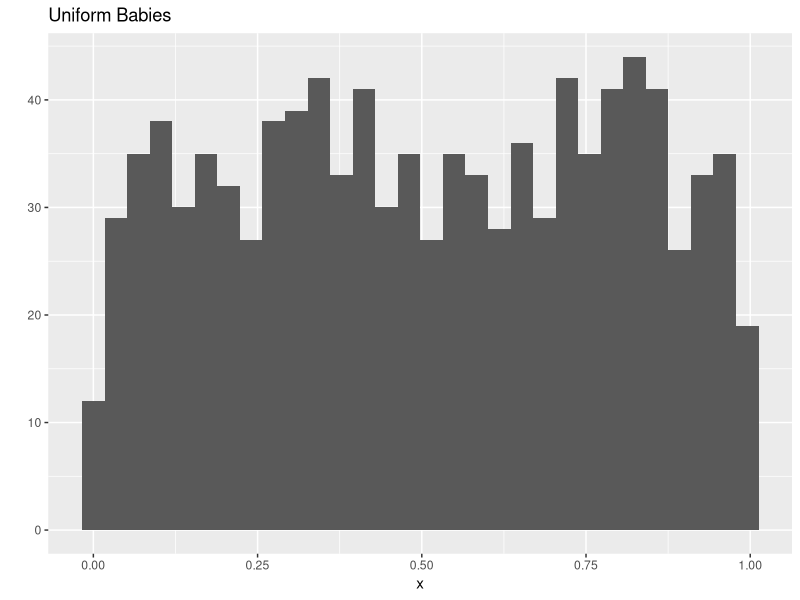
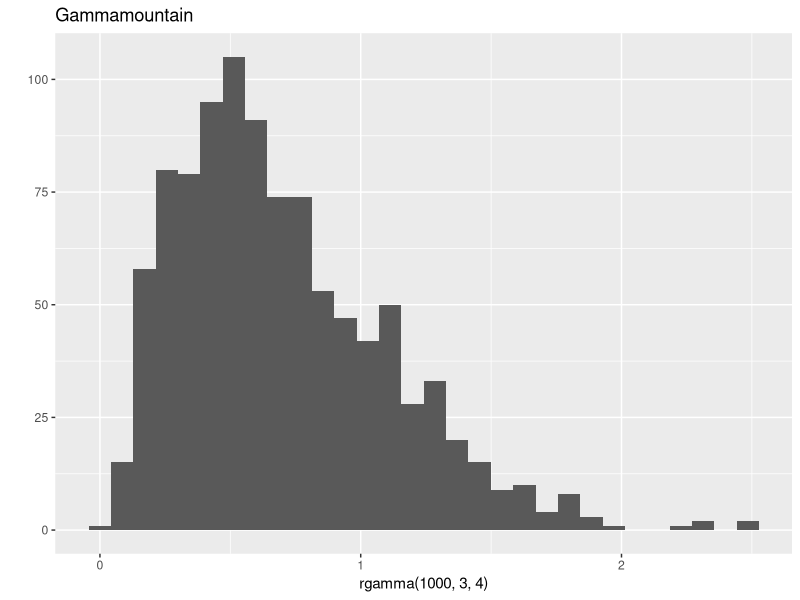
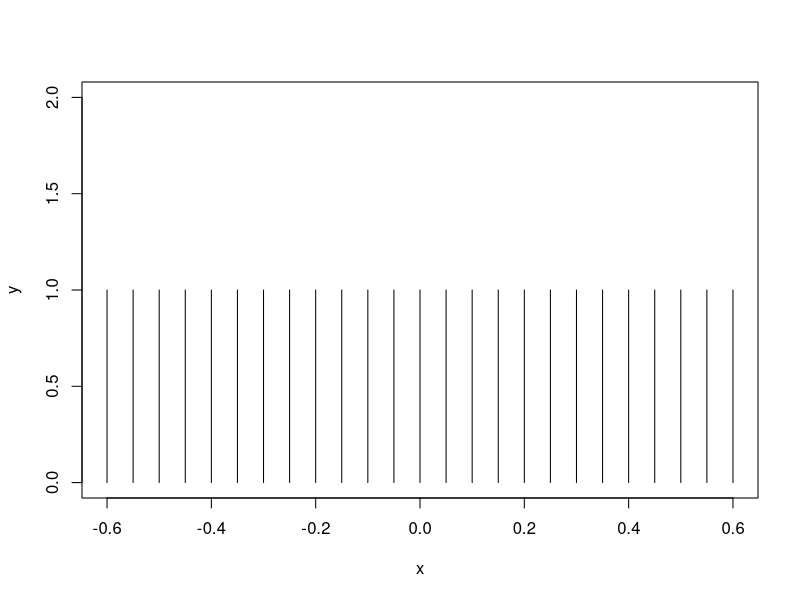
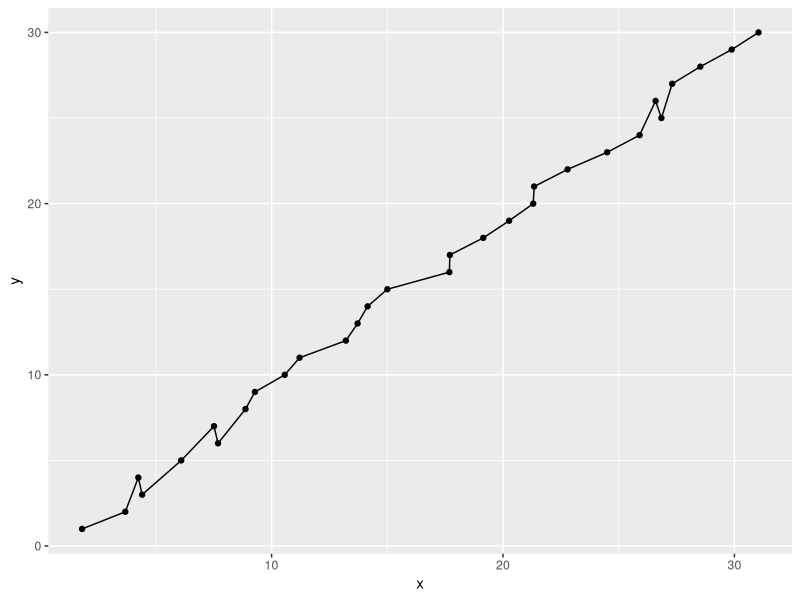
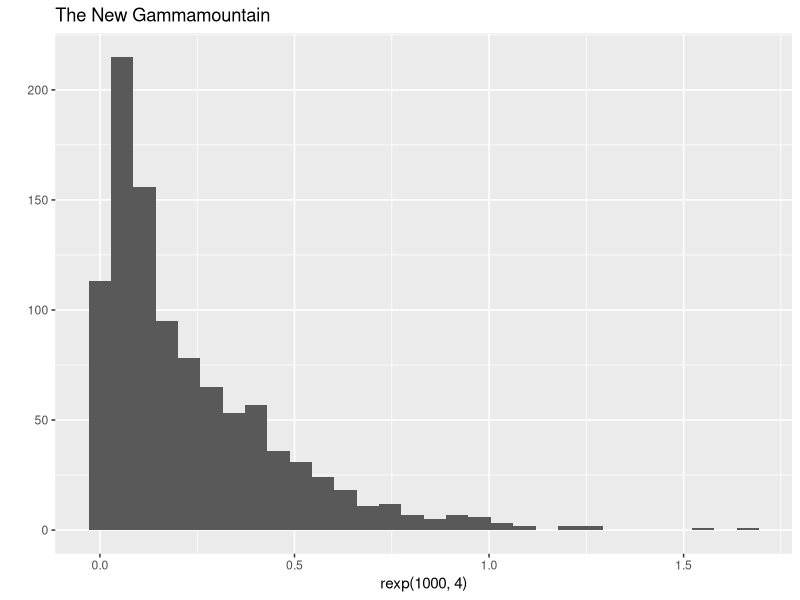

Write R code to recreate these figures, in order.
## ---- chunk 1
library(ggplot2)

x <- runif(1000)
qplot(x) + ggtitle("Uniform Babies")
## ---- chunk 2
qplot(rgamma(1000, 3, 4)) + ggtitle("Gammamountain")
## ---- chunk 3
x = seq(-5, 5, by = 0.05)
y = rep(1, length(x))
plot(x,y,type="h",xlim=c(-0.6,0.6),ylim=c(0,2))
## ---- chunk 4
r = runif(30,0,2)
x = c(1:30)
x=r+x
y = c(1:30)
qplot(x,y) + geom_line()
## ---- chunk 5
qplot(rexp(1000, 4)) + ggtitle("The New Gammamountain")
